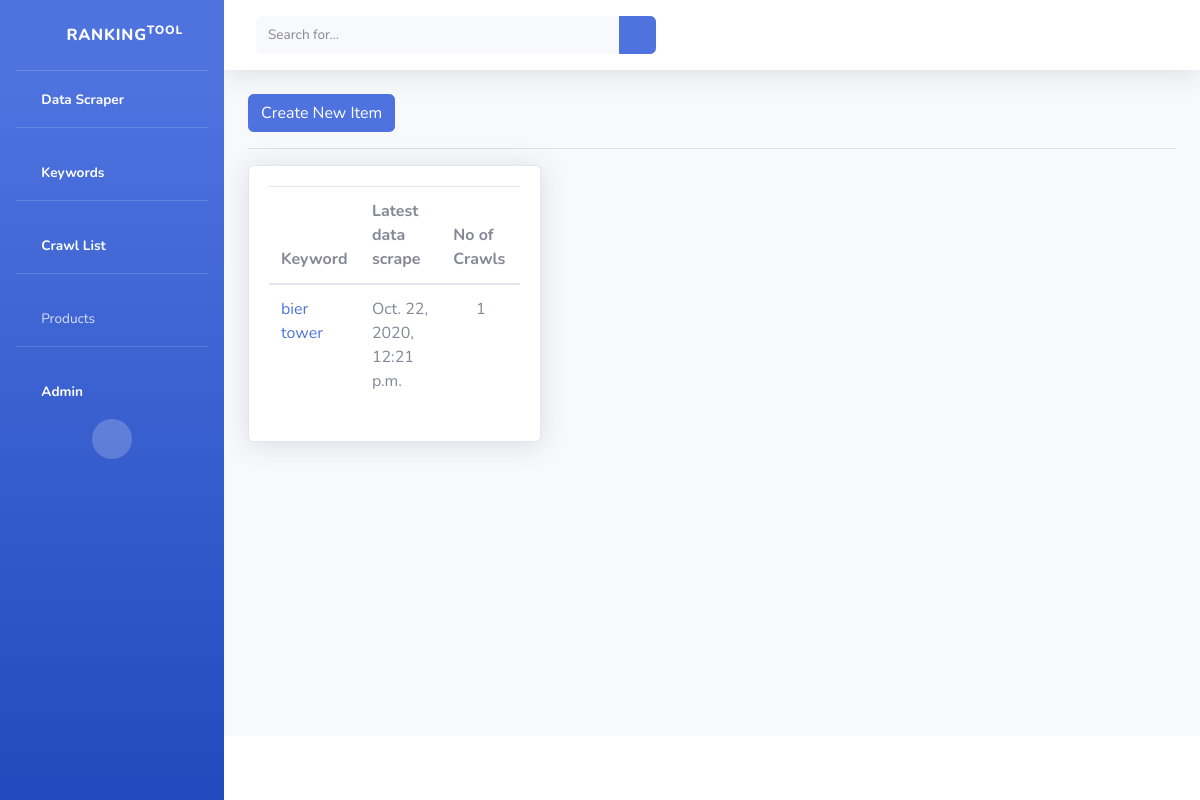
Page /keyword/ on the committed database.
### RankingTool/models.py (models this page shows, shortened)
class Keyword(models.Model):
    keyword = models.CharField(max_length=200,default="")
    @property
    def latest_update(self):
        try:
            latest_crawl_date = KeywordCrawl.objects.filter(keyword__keyword=self.keyword).order_by('-date')[0].date
        except:
            latest_crawl_date = 0
        return latest_crawl_date
    @property
    def no_of_crawls(self):
        try:
            crawls = len(KeywordCrawl.objects.filter(keyword__keyword=self.keyword))
        except:
            crawls = 0
        return crawls

class KeywordCrawl(models.Model):
    keyword = models.ForeignKey(Keyword,default=None, on_delete= models.CASCADE)
    date = models.DateTimeField(default=datetime.now)
    products = models.ManyToManyField(ScrapeProduct)
    marketplace = models.ForeignKey(Marketplace, default=None, on_delete= models.CASCADE, null=True)

### RankingTool/views.py (the view)
# urls.py: path('keyword/', keyword_list_view, name="keyword-list"),
def keyword_list_view(request):
    keywords = Keyword.objects.all().order_by('-keyword')
    context = {
        'keywords': keywords
    }
    return render(request, "keyword/keyword_list.html", context)

### templates/keyword/keyword_list.html
{% extends 'base.html' %}
{% block content %}
<a class="btn btn-primary" href="{% url 'keyword-create' %}">Create New Item</a>
<hr>
<div class="row">
  <div class="col-4">
    <div class="card shadow">
      <div class="card-body">
        <table class="table table-responsive">
          <thead>
            <tr>
              <th scope="col">Keyword</th>
              <th scope="col">Latest data scrape</th>
              <th scope="col">No of Crawls</th>
            </tr>
          </thead>
          <tbody>
            {% for keyword in keywords %}
              <tr>
                <td><a href="{% url 'keyword-detail' keyword.id %}">{{ keyword.keyword}}</a></td>
                <td>{{ keyword.latest_update}}</td>
                <td style="text-align: center;">{{ keyword.no_of_crawls }}</td>
              </tr>
            {% endfor %}
          </tbody>
        </table>
      </div>
    </div>
  </div>
</div>
{% endblock content %}

### rows in the picture
Keyword: keyword "bier tower", latest_update "Oct. 22, 2020, 12:21 p.m.", no_of_crawls "1"
